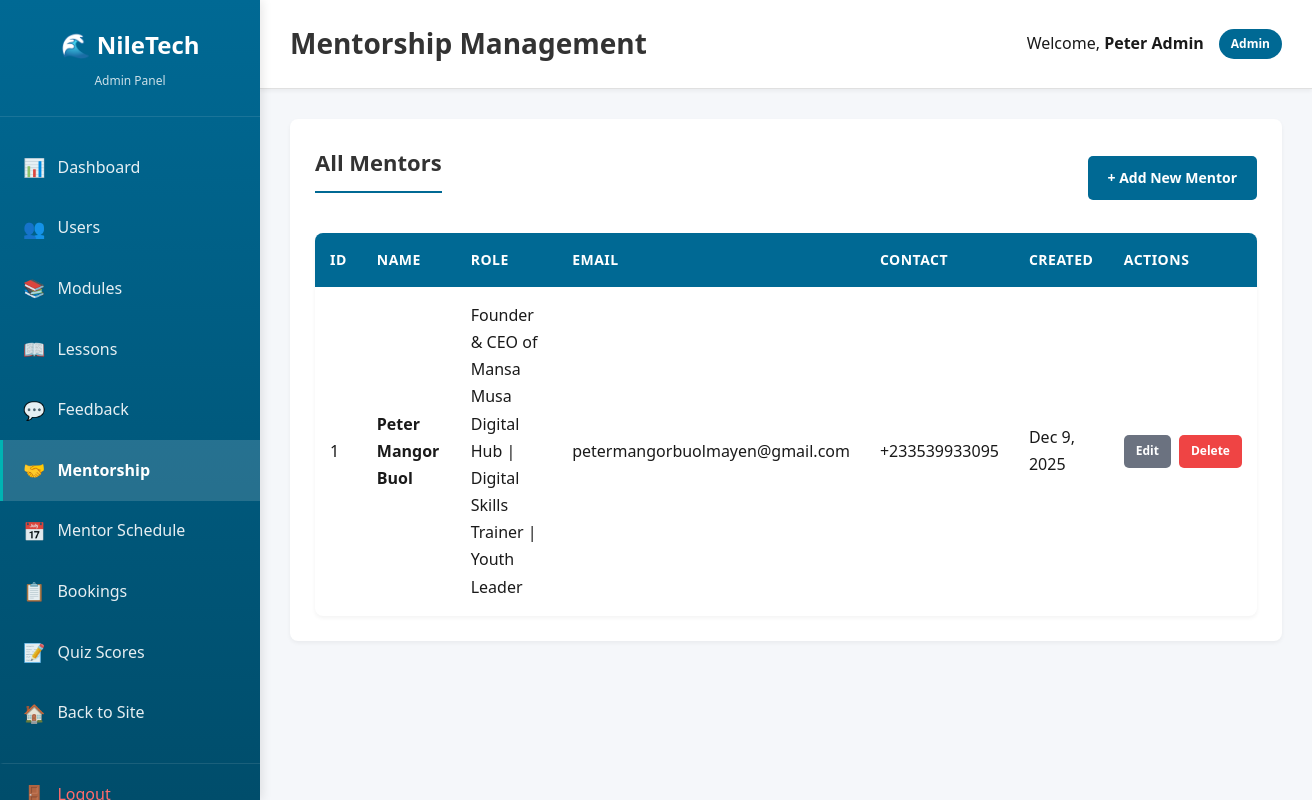
The app's page /admin/mentorship.php (signed in) with its own data.
### tables this page shows
CREATE TABLE IF NOT EXISTS users (
    id INT(11) NOT NULL AUTO_INCREMENT,
    full_name VARCHAR(100) NOT NULL,
    email VARCHAR(100) NOT NULL UNIQUE,
    password VARCHAR(255) NOT NULL,
    role ENUM('user', 'admin') DEFAULT 'user',
    created_at TIMESTAMP DEFAULT CURRENT_TIMESTAMP,
    updated_at TIMESTAMP DEFAULT CURRENT_TIMESTAMP ON UPDATE CURRENT_TIMESTAMP,
    PRIMARY KEY (id),
    INDEX idx_email (email),
    INDEX idx_role (role)
);

CREATE TABLE IF NOT EXISTS mentorship (
    id INT(11) NOT NULL AUTO_INCREMENT,
    name VARCHAR(100) NOT NULL,
    role VARCHAR(200),
    bio TEXT,
    contact VARCHAR(200),
    image VARCHAR(255),
    email VARCHAR(255),
    created_at TIMESTAMP DEFAULT CURRENT_TIMESTAMP,
    updated_at TIMESTAMP DEFAULT CURRENT_TIMESTAMP ON UPDATE CURRENT_TIMESTAMP,
    PRIMARY KEY (id),
    INDEX idx_name (name),
    INDEX idx_email (email)
);

### admin/includes/auth.php (called while the page is built, shortened)
<?php
$conn = getDBConnection();
$userId = $_SESSION['user_id'];
$userStmt = $conn->prepare("SELECT id, full_name, email, role FROM users WHERE id = ?");
$userStmt->bind_param("i", $userId);
$userStmt->execute();
$userResult = $userStmt->get_result();
$currentUser = $userResult->fetch_assoc();
?>

### admin/mentorship.php (the view, shortened to what this page needs)
<?php
$pageTitle = 'Mentorship Management';
require_once __DIR__ . '/includes/auth.php';
$action = $_GET['action'] ?? 'list';
$mentors = [];
$listStmt = $conn->prepare("SELECT id, name, role, email, contact, created_at FROM mentorship ORDER BY created_at DESC");
$listStmt->execute();
$listResult = $listStmt->get_result();
while ($row = $listResult->fetch_assoc()) {
    $mentors[] = $row;
}
require_once __DIR__ . '/includes/header.php';
?>
<?php if ($action === 'list'): ?>
    <div class="admin-card">
        <div style="display: flex; justify-content: space-between; align-items: center; margin-bottom: 20px;">
            <h2>All Mentors</h2>
            <a href="?action=create" class="btn-admin btn-primary-admin">+ Add New Mentor</a>
        </div>
        <?php if (empty($mentors)): ?>
            <div class="empty-state">
                <p>No mentors found.</p>
            </div>
        <?php else: ?>
            <table class="admin-table">
                <thead>
                    <tr>
                        <th>ID</th>
                        <th>Name</th>
                        <th>Role</th>
                        <th>Email</th>
                        <th>Contact</th>
                        <th>Created</th>
                        <th>Actions</th>
                    </tr>
                </thead>
                <tbody>
                    <?php foreach ($mentors as $mentor): ?>
                        <tr>
                            <td><?php echo $mentor['id']; ?></td>
                            <td><strong><?php echo htmlspecialchars($mentor['name']); ?></strong></td>
                            <td><?php echo htmlspecialchars($mentor['role'] ?? '-'); ?></td>
                            <td><?php echo htmlspecialchars($mentor['email'] ?? '-'); ?></td>
                            <td><?php echo htmlspecialchars($mentor['contact'] ?? '-'); ?></td>
                            <td><?php echo date('M j, Y', strtotime($mentor['created_at'])); ?></td>
                            <td>
                                <div class="action-buttons">
                                    <a href="?action=edit&id=<?php echo $mentor['id']; ?>" class="btn-admin btn-sm btn-secondary-admin">Edit</a>
                                    <a href="?action=delete&id=<?php echo $mentor['id']; ?>"
                                       class="btn-admin btn-sm btn-danger-admin"
                                       onclick="return confirm('Are you sure you want to delete this mentor?');">Delete</a>
                                </div>
                            </td>
                        </tr>
                    <?php endforeach; ?>
                </tbody>
            </table>
        <?php endif; ?>
    </div>
<?php endif; ?>
<?php
require_once __DIR__ . '/includes/footer.php';
?>

### admin/includes/header.php (shortened to what this page needs)
<!DOCTYPE html>
<html lang="en">
<head>
    <link rel="stylesheet" href="../css/style.css">
    <link rel="stylesheet" href="../admin/css/admin.css">
</head>
<body class="admin-body">
    <div class="admin-wrapper">
        <aside class="admin-sidebar">
            <div class="admin-logo">
                <h2>🌊 NileTech</h2>
                <p>Admin Panel</p>
            </div>
            <nav class="admin-nav">
                <a href="index.php" class="nav-item <?php echo basename($_SERVER['PHP_SELF']) == 'index.php' ? 'active' : ''; ?>">
                    <span>📊</span> Dashboard
                </a>
                <a href="users.php" class="nav-item <?php echo basename($_SERVER['PHP_SELF']) == 'users.php' ? 'active' : ''; ?>">
                    <span>👥</span> Users
                </a>
                <a href="modules.php" class="nav-item <?php echo basename($_SERVER['PHP_SELF']) == 'modules.php' ? 'active' : ''; ?>">
                    <span>📚</span> Modules
                </a>
                <a href="lessons.php" class="nav-item <?php echo basename($_SERVER['PHP_SELF']) == 'lessons.php' ? 'active' : ''; ?>">
                    <span>📖</span> Lessons
                </a>
                <a href="feedback.php" class="nav-item <?php echo basename($_SERVER['PHP_SELF']) == 'feedback.php' ? 'active' : ''; ?>">
                    <span>💬</span> Feedback
                </a>
                <a href="mentorship.php" class="nav-item <?php echo basename($_SERVER['PHP_SELF']) == 'mentorship.php' ? 'active' : ''; ?>">
                    <span>🤝</span> Mentorship
                </a>
                <a href="mentor-schedule.php" class="nav-item <?php echo basename($_SERVER['PHP_SELF']) == 'mentor-schedule.php' ? 'active' : ''; ?>">
                    <span>📅</span> Mentor Schedule
                </a>
                <a href="mentor-bookings.php" class="nav-item <?php echo basename($_SERVER['PHP_SELF']) == 'mentor-bookings.php' ? 'active' : ''; ?>">
                    <span>📋</span> Bookings
                </a>
                <a href="quiz-scores.php" class="nav-item <?php echo basename($_SERVER['PHP_SELF']) == 'quiz-scores.php' ? 'active' : ''; ?>">
                    <span>📝</span> Quiz Scores
                </a>
                <a href="../index.php" class="nav-item">
                    <span>🏠</span> Back to Site
                </a>
                <a href="../logout.php" class="nav-item logout">
                    <span>🚪</span> Logout
                </a>
            </nav>
        </aside>
        <main class="admin-main">
            <header class="admin-header">
                <div class="admin-header-content">
                    <h1><?php echo isset($pageTitle) ? htmlspecialchars($pageTitle) : 'Dashboard'; ?></h1>
                    <div class="admin-user-info">
                        <span>Welcome, <strong><?php echo htmlspecialchars($currentUser['full_name']); ?></strong></span>
                        <span class="role-badge">Admin</span>
                    </div>
                </div>
            </header>
            <div class="admin-content">

### css/style.css (style rules this page uses)
* { margin: 0; padding: 0; box-sizing: border-box; }
:root { --nile-blue: #006994; --nile-deep: #004d73; --nile-light: #0099cc; --nile-teal: #008b8b; --river-cyan: #00b3b3; --savanna-green: #2d5016; --forest-green: #4a7c3a; --grass-green: #6b9f5f; --palm-green: #8bc34a; --sunset-gold: #f4a460; --savanna-gold: #daa520; --earth-brown: #8b4513; --sand-beige: #f5deb3; --ss-black: #000000; --ss-red: #da020e; --ss-green: #078930; --ss-blue: #0f47af; --ss-yellow: #fcdd09; --primary-color: var(--nile-blue); --primary-dark: var(--nile-deep); --primary-light: var(--nile-light); --secondary-color: var(--forest-green); --secondary-dark: var(--savanna-green); --secondary-light: var(--grass-green); --accent-color: var(--sunset-gold); --accent-light: var(--savanna-gold); --text-dark: #1a1a1a; --text-medium: #4a4a4a; --text-light: #6b6b6b; --bg-light: #f0f8f5; --bg-lighter: #f8fcf9; --bg-white: #ffffff; --border-color: #d4e8d8; --gradient-primary: linear-gradient(135deg, var(--nile-blue) 0%, var(--nile-teal) 50%, var(--river-cyan) 100%); --gradient-secondary: linear-gradient(135deg, var(--forest-green) 0%, var(--grass-green) 100%); --gradient-hero: linear-gradient(135deg, var(--nile-deep) 0%, var(--nile-blue) 30%, var(--nile-teal) 60%, var(--palm-green) 100%); --gradient-river: linear-gradient(180deg, var(--nile-deep) 0%, var(--nile-blue) 50%, var(--nile-light) 100%); --gradient-savanna: linear-gradient(135deg, var(--savanna-green) 0%, var(--forest-green) 50%, var(--sunset-gold) 100%); --gradient-success: linear-gradient(135deg, var(--forest-green) 0%, var(--grass-green) 100%); --gradient-sunset: linear-gradient(135deg, var(--sunset-gold) 0%, var(--savanna-gold) 100%); --font-primary: 'Segoe UI', Tahoma, Geneva, Verdana, sans-serif; --font-weight-light: 300; --font-weight-normal: 400; --font-weight-medium: 500; --font-weight-semibold: 600; --font-weight-bold: 700; --font-weight-extrabold: 800; --spacing-xs: 0.5rem; --spacing-sm: 1rem; --spacing-md: 2rem; --spacing-lg: 3rem; --spacing-xl: 4rem; --spacing-2xl: 6rem; --radius-sm: 0.5rem; --radius-md: 1rem; --radius-lg: 1.5rem; --radius-xl: 2rem; --radius-full: 9999px; --shadow-sm: 0 1px 2px 0 rgba(0, 0, 0, 0.05); --shadow-md: 0 4px 6px -1px rgba(0, 0, 0, 0.1), 0 2px 4px -1px rgba(0, 0, 0, 0.06); --shadow-lg: 0 10px 15px -3px rgba(0, 0, 0, 0.1), 0 4px 6px -2px rgba(0, 0, 0, 0.05); --shadow-xl: 0 20px 25px -5px rgba(0, 0, 0, 0.1), 0 10px 10px -5px rgba(0, 0, 0, 0.04); --shadow-2xl: 0 25px 50px -12px rgba(0, 0, 0, 0.25); --shadow-colored: 0 10px 30px -5px rgba(37, 99, 235, 0.3); }
body { font-family: var(--font-primary); color: var(--text-dark); line-height: 1.7; background-color: var(--bg-white); overflow-x: hidden; }
html { scroll-behavior: smooth; }

### records on screen
users: full_name "Peter Admin"
mentorship: id "1", name "Peter Mangor Buol", role "Founder & CEO of Mansa Musa Digital Hub | Digital Skills Trainer | Youth Leader", email "petermangorbuolmayen@gmail.com", contact "+233539933095", created_at "Dec 9, 2025"

### other values on screen
$pageTitle "Mentorship Management"
